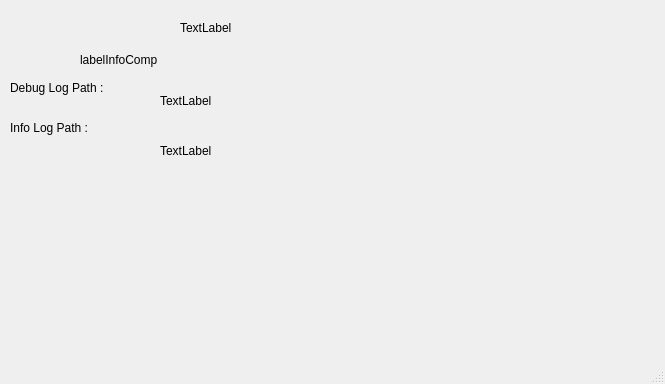
<?xml version="1.0" encoding="UTF-8"?>
<ui version="4.0">
 <class>ExampleApp</class>
 <widget class="QMainWindow" name="ExampleApp">
  <property name="geometry">
   <rect>
    <x>0</x>
    <y>0</y>
    <width>665</width>
    <height>384</height>
   </rect>
  </property>
  <property name="windowTitle">
   <string>ExampleApp</string>
  </property>
  <widget class="QWidget" name="centralwidget">
   <widget class="QLabel" name="label">
    <property name="geometry">
     <rect>
      <x>10</x>
      <y>80</y>
      <width>131</width>
      <height>16</height>
     </rect>
    </property>
    <property name="text">
     <string>Debug Log Path : </string>
    </property>
   </widget>
   <widget class="QLabel" name="label_2">
    <property name="geometry">
     <rect>
      <x>10</x>
      <y>120</y>
      <width>111</width>
      <height>16</height>
     </rect>
    </property>
    <property name="text">
     <string>Info Log Path :</string>
    </property>
   </widget>
   <widget class="QLabel" name="labelDebugLogPath">
    <property name="geometry">
     <rect>
      <x>160</x>
      <y>80</y>
      <width>481</width>
      <height>41</height>
     </rect>
    </property>
    <property name="text">
     <string>TextLabel</string>
    </property>
    <property name="wordWrap">
     <bool>true</bool>
    </property>
   </widget>
   <widget class="QLabel" name="labelInfoLogPath">
    <property name="geometry">
     <rect>
      <x>160</x>
      <y>120</y>
      <width>431</width>
      <height>61</height>
     </rect>
    </property>
    <property name="text">
     <string>TextLabel</string>
    </property>
    <property name="wordWrap">
     <bool>true</bool>
    </property>
   </widget>
   <widget class="QLabel" name="labelTypeInstall">
    <property name="geometry">
     <rect>
      <x>180</x>
      <y>20</y>
      <width>261</width>
      <height>16</height>
     </rect>
    </property>
    <property name="text">
     <string>TextLabel</string>
    </property>
   </widget>
   <widget class="QLabel" name="labelInfoComp">
    <property name="geometry">
     <rect>
      <x>80</x>
      <y>50</y>
      <width>531</width>
      <height>20</height>
     </rect>
    </property>
    <property name="text">
     <string>labelInfoComp</string>
    </property>
   </widget>
  </widget>
  <widget class="QMenuBar" name="menubar">
   <property name="geometry">
    <rect>
     <x>0</x>
     <y>0</y>
     <width>665</width>
     <height>21</height>
    </rect>
   </property>
  </widget>
  <widget class="QStatusBar" name="statusbar"/>
 </widget>
 <resources/>
 <connections/>
</ui>
